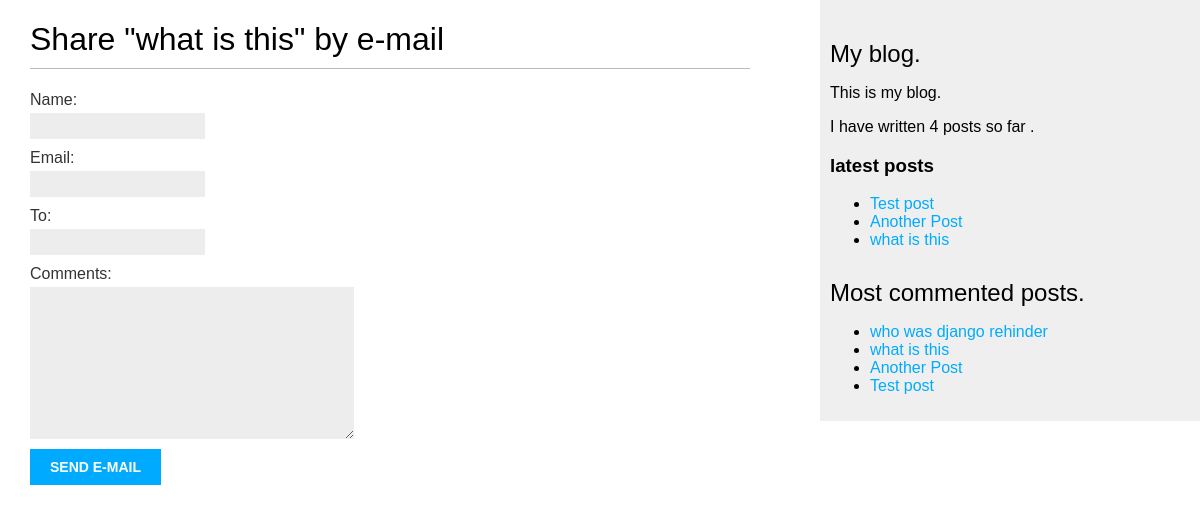
The app's page /blog/3/share, older data.
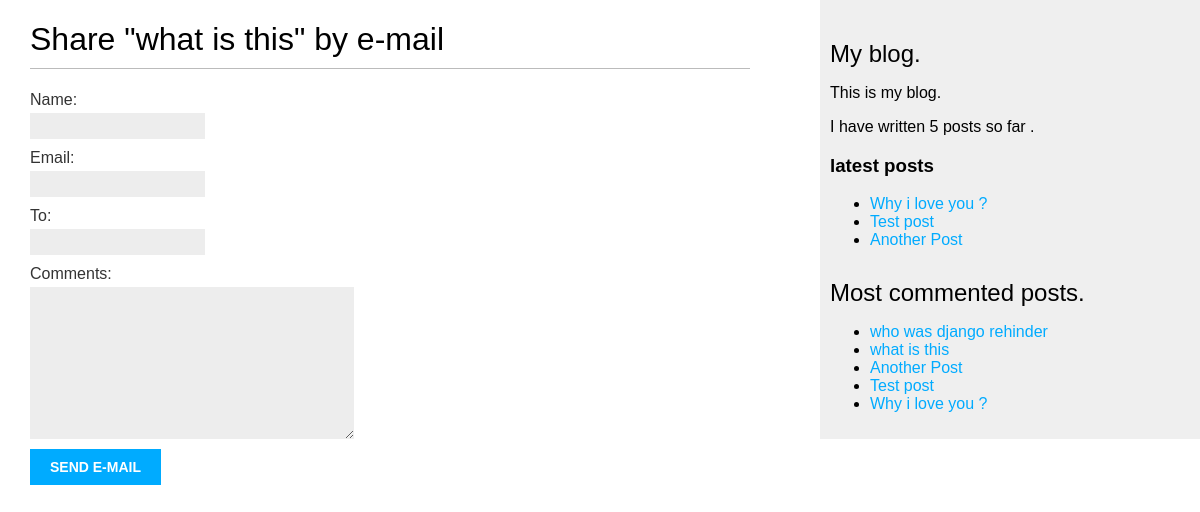
The same page, newer data.
### blog/models.py (models this page shows, shortened)
class Post(models.Model):
    class Status(models.TextChoices):
        DRAFT = 'DF','draft'
        PUBLISHED = 'PB','Published'
    title = models.CharField(max_length=250)
    slug = models.SlugField(max_length=250,
                            unique='publish')
    author = models.ForeignKey(User,
                               on_delete=models.CASCADE,
                               related_name='blog_posts')
    body = models.TextField()
    publish = models.DateTimeField(default=timezone.now())
    created = models.DateTimeField(auto_now_add=True)
    updated = models.DateTimeField(auto_now=True)
    tags = TaggableManager()
    status = models.CharField(
        max_length=2,
        choices=Status.choices,
        default=Status.DRAFT
    )
    objects = models.Manager() # default manager
    published = PublishedManager() # custom manager
    class Meta:
        ordering = ['-publish']
        indexes = [
            models.Index(fields=['-publish']),
        ]
    def get_absolute_url(self):
        return reverse('blog:post_detail',args=[self.publish.year,
                                                self.publish.month,
                                                self.publish.day,
                                                self.slug
                                                ])

### blog/views.py (the view)
# urls.py: path('<int:post_id>/share',views.post_share,
def post_share(request,post_id):
    post = get_object_or_404(
        Post,
        id = post_id,
        status = Post.Status.PUBLISHED
    )
    sent = False
    if request.method == 'POST':
        form = EmailPostForm(request.POST)
        if form.is_valid():
            cd = form.cleaned_data
            post_url = request.build_absolute_uri(
                post.get_absolute_url()
            )
            subject = f"{cd['name']} recommends you read " \
                f"{post.title}"
            message = f"Read {post.title} at {post_url}\n\n" \
                      f"{cd['name']}\'s comments: {cd['comments']}"
            send_mail(subject, message, 'your_account@gmail.com',[cd['to']])
            sent = True
    else:
        form = EmailPostForm()
    return render(request,
                  'blog/post/share.html',
                  {
                      'post':post,
                      'form':form,
                      'sent':sent
                  }
                  )

### blog/forms.py
class EmailPostForm(forms.Form):
    name = forms.CharField(max_length=25)
    email = forms.EmailField()
    to = forms.EmailField()
    comments = forms.CharField(
        required=False,
        widget=forms.Textarea)

### blog/models.py (called while the page is built)
    def get_queryset(self):
        return super().get_queryset().filter(status=Post.Status.PUBLISHED)

### blog/templatetags/blog_tags.py (called while the page is built)
@register.simple_tag
def total_posts():
    return Post.published.count()

@register.inclusion_tag('blog/post/latest_posts.html')
def show_latest_posts(count=5):
    latest_posts = Post.published.order_by('-publish')[:count]
    return {
        'latest_posts' : latest_posts
    }

@register.simple_tag
def get_most_commented_post(count=5):
    return Post.published.annotate(
        total_comments=Count('comments')
    ).order_by('-total_comments')[:count]

### blog/templates/blog/post/share.html (shortened to what this page needs)
{% extends "blog/base.html" %}
{% block content %}
   {% if sent %}
       <h1>E-mail successfully sent</h1>
        <p>
         "{{ post.title }}" was successfully sent to {{ form.cleaned_data.to }}.
        </p>
    {% else %}
        <h1>Share "{{ post.title }}" by e-mail</h1>
    <form method="post">
       {{ form.as_p }}
          <input type="submit" value="Send e-mail">
     </form>
{% endif %}
{% endblock %}

### blog/templates/blog/base.html (shortened to what this page needs)
{% load blog_tags %}
{% load static %}
<!DOCTYPE html>
<html>
    <head>
        <link href="{% static "css/blog.css" %}" rel="stylesheet">
    </head>
    <body>
       <div id="content">
         {% block content %}
         {% endblock %}
       </div>
       <div id="sidebar">
         <h2>My blog.</h2>
         <p>This is my blog.</p>
         I have written {% total_posts %} posts so far .
         <h3>latest posts</h3>
         {% show_latest_posts 3%}
         <h2>Most commented posts.</h2>
         {% get_most_commented_post as commented_post %}
         <ul>
           {% for post in commented_post %}
             <li>
               <a href="{{ post.get_absolute_post  }}">{{post.title}}</a>
             </li>
           {% endfor %}
         </ul>
       </div>
    </body>
</html>

### blog/templates/blog/post/latest_posts.html
<ul>
  {% for post in latest_posts %}
    <li>
       <a href="{{ post.get_absolute_url }}">{{ post.title}}</a>
    </li>
  {% endfor %}
</ul>

Row changes from the older to the newer data that the page shows:
no longer on one of the page's lists (row unchanged): Post: title "what is this"
added Post: title "Why i love you ?"
Text that changed along with them:
text no longer shown: "4"
text now shown: "5"
